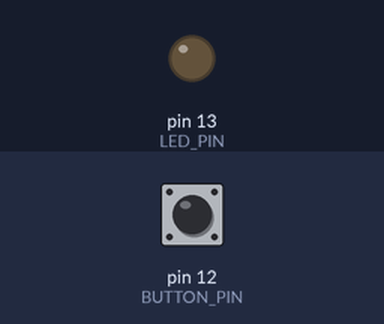
The sketch below on a simulated Arduino Uno, built with avr-gcc and run on an emulated ATmega328P. Shown: output pins drawn as LEDs (lit = HIGH). Dashed ring = blinking. The test bench sets the inputs (shaded band); at power-on: pin 12 (BUTTON_PIN) HIGH.

Above: at 1.2 s.
1.3 s: pin 12 (BUTTON_PIN) pulled LOW for 0.15 s
At 2.5 s:
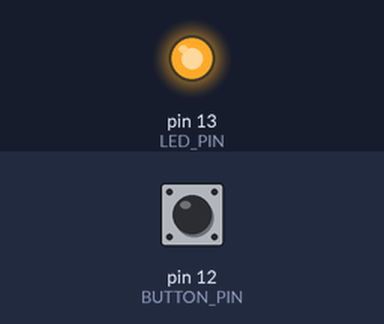
2.9 s: pin 12 (BUTTON_PIN) pulled LOW for 1 s
At 3.15 s:
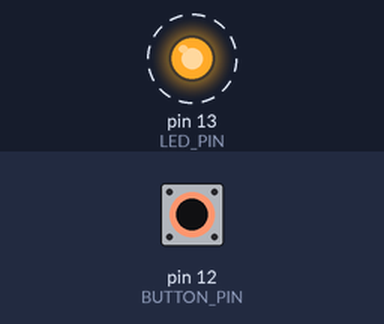
5.9 s: pin 12 (BUTTON_PIN) pulled LOW for 3.2 s
At 5.9 s:
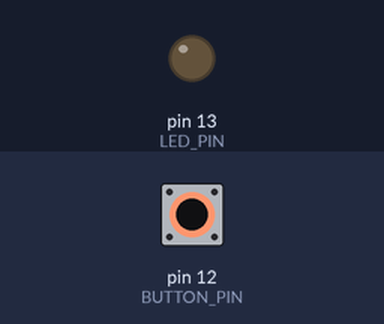
Timing chart, 0 to 8.9 s (numbered marks = the images above; inputs shaded):
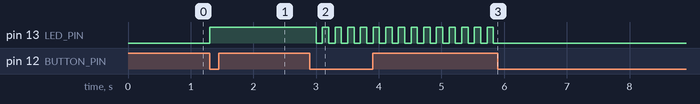

Measured:
- after the input at 1.3 s, pin 13 (LED_PIN): LOW → HIGH at once
- after the input at 2.9 s, pin 13 (LED_PIN): alternates HIGH for 0.10 s and LOW for 0.10 s, starting after 0.10 s
- after the input at 5.9 s, pin 13 (LED_PIN): stops changing and stays LOW

The sketch:

l03-finite-state-machines.ino
```cpp
/* Lab 3A: Button toggle.

  Use a button press to toggle an LED. Simple example of a FSM.

  The key is that the FSM class owns the state, and produces "intent".
  Later we could implement a hardware class that takes that "instruction"
  and manipulates the pins; this is better than letting the FSM do this
  directly.
*/

// constexpr uint16_t BUTTON_PIN = 12;
// constexpr uint16_t LED_PIN = 13;

// // This is the actual state of the system
// enum class LedState {
//   ON, OFF
// };

// // The button's "state" is not part of the actual state of the system!
// // It is just used for edge detection.
// enum class ButtonLevel {
//   ON, OFF
// };

// LedState led_state;
// ButtonLevel previous_button_level;
// ButtonLevel current_button_level;

// void setup() {
//   // Configure the pins
//   pinMode(BUTTON_PIN, INPUT_PULLUP);
//   pinMode(LED_PIN, OUTPUT);

//   // Set initial conditions
//   led_state = LedState::OFF;
//   previous_button_level = ButtonLevel::OFF;
//   current_button_level = ButtonLevel::OFF;

//   // Apply the ICs
//   update_outputs();
// }

// void loop() {
//   // Read the value of the button
//   current_button_level = (digitalRead(BUTTON_PIN) == LOW ? ButtonLevel::ON : ButtonLevel::OFF);

//   // Check for a "rising edge"
//   if ((current_button_level == ButtonLevel::ON)&&(previous_button_level == ButtonLevel::OFF)) {
//     // toggle the state
//     led_state = (led_state == LedState::OFF ? LedState::ON : LedState::OFF);
//     update_outputs();
//   }
//   previous_button_level = current_button_level;

// }

// void update_outputs() {
//   digitalWrite(LED_PIN,
//     (led_state == LedState::ON) ? HIGH : LOW
//   );
// }


/* Lab 3C: Three-mode LED controller, where button cycles modes.

  This FSM has three state: OFF, ON, and BLINKING. Note that while
  BLINKING the LED requires tracking time and toggling the LED, this
  is an "internal implementation state" of the blinking mode.
*/
constexpr uint8_t LED_PIN = 13;
constexpr uint8_t BUTTON_PIN = 12;
constexpr uint8_t BLINK_DELAY_MS = 100;
constexpr uint8_t DEBOUNCE_MS = 50;

// This is the high-level state of the system.
enum class Mode { OFF, ON, BLINKING };

enum class ButtonLevel {
  ON, OFF
};

class LedFSM {
  public:
    LedFSM() : mode(Mode::OFF), blink_led_state(false), last_toggle_time(0) {}

    void onEvent() {
      /* When loop() has detected an event --- a button press --- we transition
      between states. This is simple here: we just cycle through them. */
      switch (mode) {
        case Mode::OFF:
          this->mode = Mode::ON;
          break;
        case Mode::ON:
          this->mode = Mode::BLINKING;
          break;
        case Mode::BLINKING:
          this->mode = Mode::OFF;
          break;
      }
    };

    void update() {
      /* On every iteration of the loop(), this function is called and implements
      state-specific behavior. If the mode is ON, we keep the LED on. If the mode
      is OFF, we keep the LED off. If the mode is BLINKING, then we perform some
      standard blinking logic.

      Note: ideally I would remove the hardware output from this method and this
      entire class, so that the FSM just contains logic. I would have update()
      simply emit an "instruction" that another object --- in loop() --- would
      use to do actuation of the hardware. That will just make this example messy,
      so I'll omit it for now. I would also make update() take millis() as an input.
      */
      uint16_t now = millis();
      switch (mode) {
        case Mode::OFF:
          digitalWrite(LED_PIN, LOW);
          break;

        case Mode::ON:
          digitalWrite(LED_PIN, HIGH);
          break;

        case Mode::BLINKING:
          do_blink(now);
          break;
      }
    }

  void do_blink(uint16_t now) {
    if (now - last_toggle_time > BLINK_DELAY_MS) {
      last_toggle_time = now;
      blink_led_state = !blink_led_state;
    }
    digitalWrite(LED_PIN,
      (blink_led_state) ? HIGH : LOW
    );
  }

  private:
    Mode mode;

    // internal "sub-state" for the blinking mode
    bool blink_led_state;
    unsigned long last_toggle_time;
};

ButtonLevel previous_button_level;
ButtonLevel current_button_level;
unsigned long last_press_time_ms; // used to de-bounce button press
LedFSM led_fsm = LedFSM();

void setup() {
  pinMode(13, OUTPUT);
  pinMode(12, INPUT_PULLUP);
  last_press_time_ms = millis();
}

void loop() {
  // Read the value of the button
  current_button_level = (digitalRead(BUTTON_PIN) == LOW ? ButtonLevel::ON : ButtonLevel::OFF);

  // Check for a "rising edge", which would change the mode
  if ((current_button_level == ButtonLevel::ON)&&(previous_button_level == ButtonLevel::OFF)) {
    // Debouncing: check if we have had a button press very recently. If so, ignore this one.
    unsigned long now = millis();
    if (now - last_press_time_ms > DEBOUNCE_MS) {
      last_press_time_ms = now;
      // send the button press event to the FSM
      led_fsm.onEvent();
    }
  }
  previous_button_level = current_button_level;

  // Update the hardware
  led_fsm.update();
}
```
